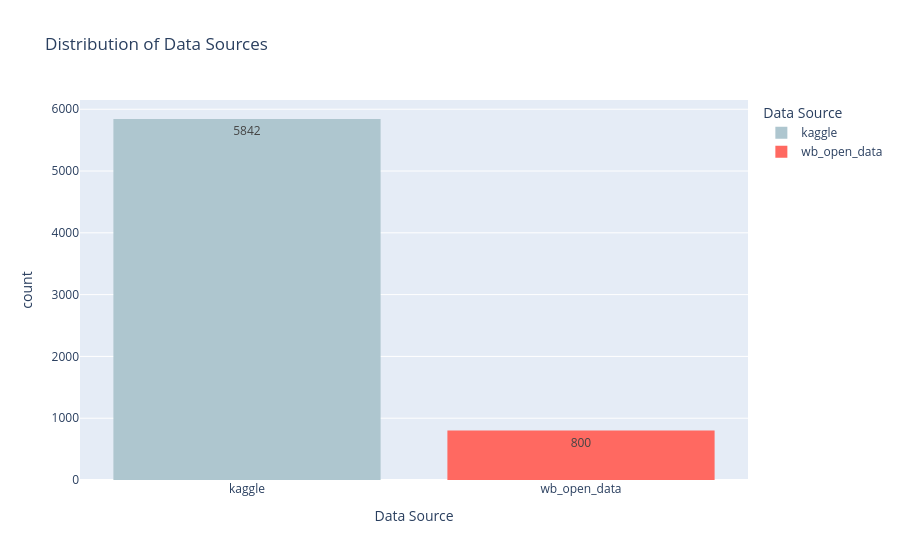

Notebook code cell kept with this figure:
### Markdown cell above
This subsection looks at the distribution of records across the different data sources included in the final dataset. A histogram is used to visualise the relative contribution of each source, helping to identify any potential imbalance between sources.

### Code cell
fig = px.histogram(
    final_rag_dataset,
    x="source",
    color="source",
    text_auto=True,
    title="Distribution of Data Sources",
    labels={"source": "Data Source"},
    color_discrete_sequence=["#AEC6CF", "#FF6961"]  # pastel blue & pastel pink
)

fig.show()

### Figure 1 — Plotly figure (JSON) as saved in the notebook; plotly's stock layout.template omitted (floating-point values rounded to 4 significant figures; data arrays with more than 128 entries replaced by an {"elided": "..."} marker saying what was removed)
{"data": [{"bingroup": "x", "hovertemplate": "Data Source=%{x}<br>count=%{y}<extra></extra>", "legendgroup": "kaggle", "marker": {"color": "#AEC6CF", "pattern": {"shape": ""}}, "name": "kaggle", "orientation": "v", "showlegend": true, "texttemplate": "%{value}", "type": "histogram", "x": {"elided": "5842 str values"}, "xaxis": "x", "yaxis": "y"}, {"bingroup": "x", "hovertemplate": "Data Source=%{x}<br>count=%{y}<extra></extra>", "legendgroup": "wb_open_data", "marker": {"color": "#FF6961", "pattern": {"shape": ""}}, "name": "wb_open_data", "orientation": "v", "showlegend": true, "texttemplate": "%{value}", "type": "histogram", "x": {"elided": "800 str values"}, "xaxis": "x", "yaxis": "y"}], "layout": {"barmode": "relative", "legend": {"title": {"text": "Data Source"}, "tracegroupgap": 0}, "title": {"text": "Distribution of Data Sources"}, "xaxis": {"anchor": "y", "categoryarray": ["kaggle", "wb_open_data"], "categoryorder": "array", "domain": [0, 1], "title": {"text": "Data Source"}}, "yaxis": {"anchor": "x", "domain": [0, 1], "title": {"text": "count"}}}}
